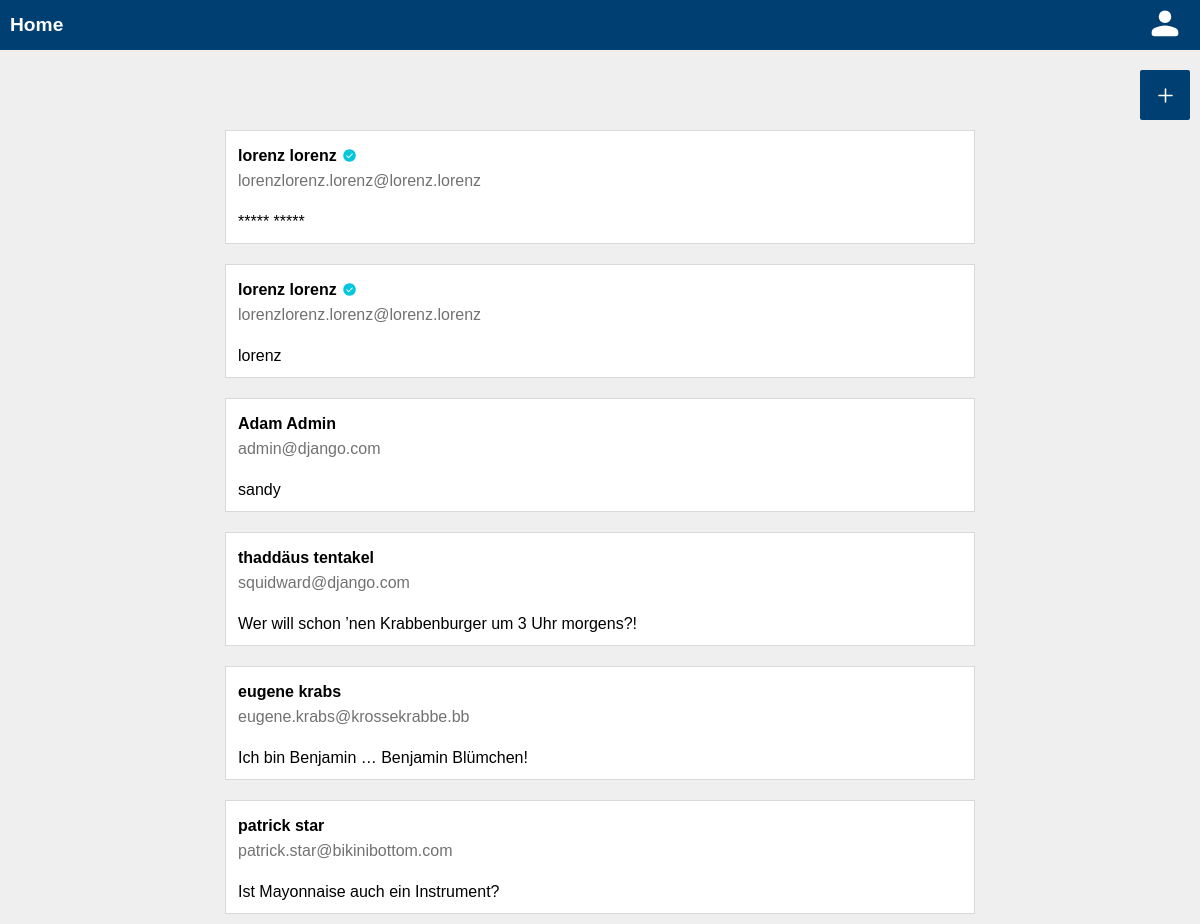
Before: / (signed in) with the older database file.
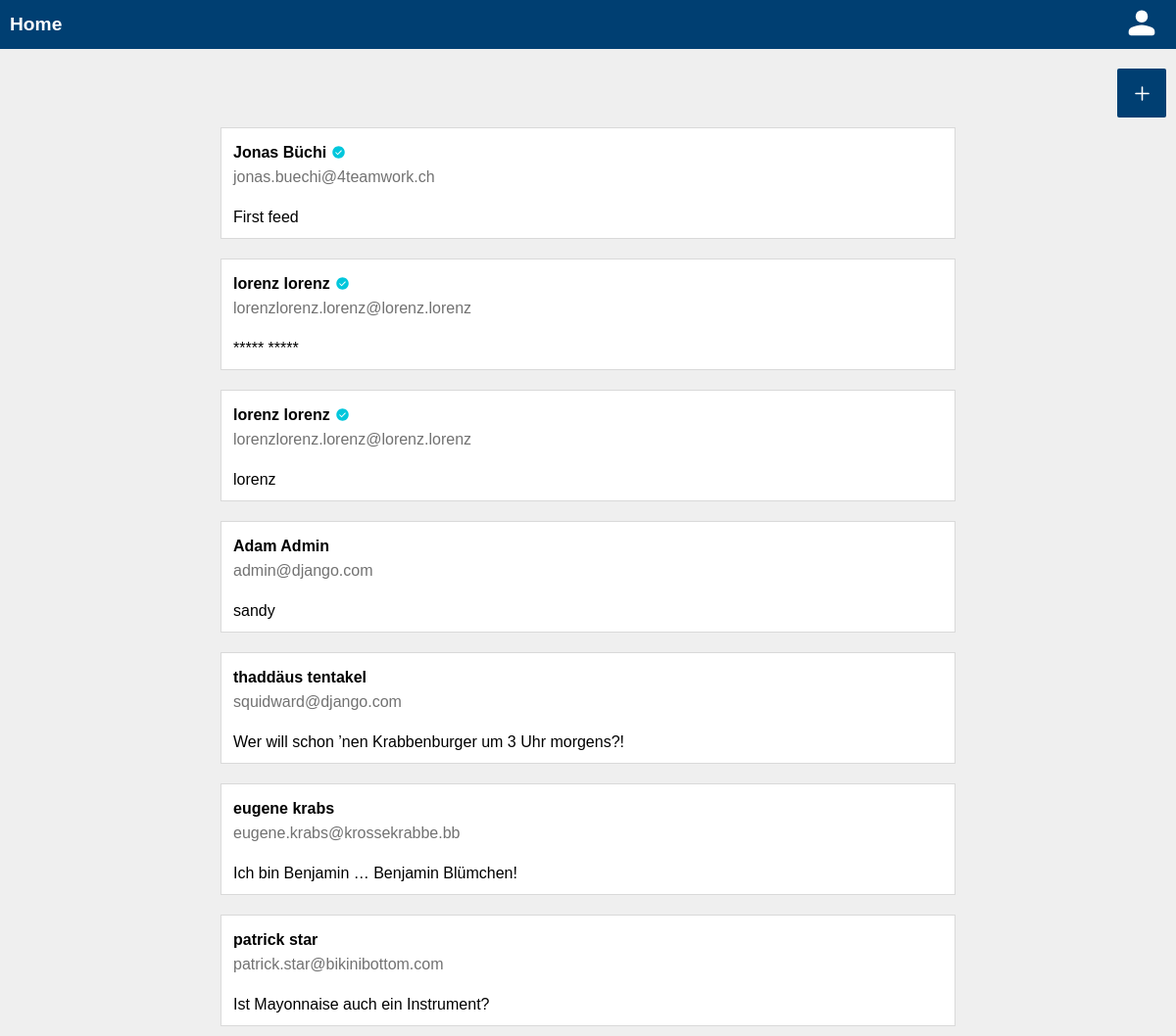
After: the same page with the newer database file.
### feeds/models.py (models this page shows, shortened)
class Feed(models.Model):
    text = models.TextField(max_length=200)
    author = models.ForeignKey(
        User,
        on_delete=models.CASCADE,
        related_name="feeds",
    )
    class Meta:
        ordering = ["-id"]

### authentication/models.py (models this page shows)
class User(AbstractUser):
    first_name = models.CharField(max_length=100, verbose_name="Vorname")
    last_name = models.CharField(max_length=100, verbose_name="Nachname")
    username = models.EmailField(unique=True, verbose_name="Benutzername")
    email = models.EmailField(unique=True, verbose_name="E-Mail Adresse")
    USERNAME_FIELD = "email"
    REQUIRED_FIELDS = ["username"]
    birthdate = models.DateField(null=True, verbose_name="Geburtsdatum")
    verified = models.BooleanField(null=True)
    role = models.ForeignKey(
        Role, on_delete=models.SET_NULL, related_name="roles", null=True, blank=True
    )

### feeds/views.py (the view)
# urls.py: path("", login_required(FeedsView.as_view()), name="feeds"),
class FeedsView(generic.ListView):
    model = Feed
    fields = ["text", "author"]
    template_name = "feeds/feeds.html"
    def get_context_data(self, **kwargs):
        context = super().get_context_data(**kwargs)
        context["feeds"] = super().get_queryset()
        print(context)
        return context

### feeds/templates/feeds/feeds.html (shortened to what this page needs)
{% load static %}
<!DOCTYPE html>
<html lang="en">
<head>
    <link rel="stylesheet" href="{% static 'global.css' %}">
    <link rel="stylesheet" href="{% static 'header.css' %}">
    <link rel="stylesheet" href="{% static 'style.css' %}">
    <link rel="stylesheet" href="{% static 'feeds.css' %}">
</head>
<body>
<header>
    <div class="grid-header">
        <h1 class="title">Home</h1>
        <div class="profile">
            <a href="{% url 'user' request.user.id %}"><img src="{% static 'svgs/account.svg' %}" height="40px"/></a>
        </div>
    </div>
</header>
<main>
    {% if perms.feeds.add_feed %}
        <div class="grid-buttons grid-buttons-home">
            <a href="{% url 'feed_create' %}" class="crud-button create">
                <img src="{% static 'svgs/add.svg' %}" height="25px"/>
            </a>
        </div>
    {% endif %}
    {% if perms.feeds.view_feed %}
        <div class="grid-feeds">
            {% for feed in feeds %}
                <a href={% url 'feed' feed.id %}>
                    <div class="card feed">
                        <div class="author">
                            <div class="fulname-container">
                                {% if feed.author.first_name != "" and feed.author.last_name != "" %}
                                    <p class="fulname">{{ feed.author.first_name }} {{ feed.author.last_name }}</p>
                                {% else %}
                                    <p class="fulname">Unknown</p>
                                {% endif %}
                                {% for group in feed.author.groups.values %}
                                    {% if group.name == "verified" %}
                                        <img class="verify" src="{% static 'svgs/verified.svg' %}" height="15px"/>
                                    {% endif %}
                                {% endfor %}
                            </div>
                            <p class="email">{{ feed.author.email }}</p>
                        </div>
                        <div class="text">
                            <p>{{ feed.text }}</p>
                        </div>
                    </div>
                </a>
            {% endfor %}
        </div>
    {% else %}
        <div class="no-perm">
            <p>Zugriff verweigert</p>
        </div>
    {% endif %}
</main>
</body>

Changed rows visible on the page:
added Feed: author.first_name "Jonas", author.last_name "Büchi", author.email "jonas.buechi@4teamwork.ch", text "First feed"
